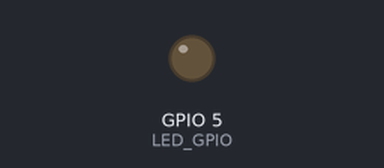
Recording of a sketch running on a simulated ESP32. Parts: output pins drawn as LEDs (lit = HIGH).

Above: at 0.05 s.
At 0.4 s:
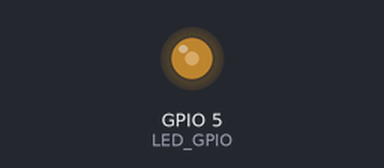
At 0.75 s:
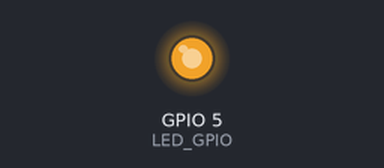
At 1.5 s:
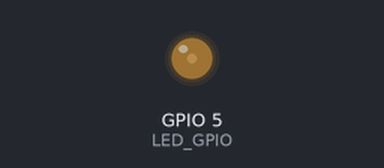
Timing chart, 0 to 3.7 s (numbered marks = the images above):
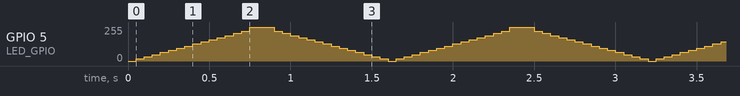

The sketch:

Analog_Write.ino
```cpp
/*
* LAB: 5
* Name: ESP32 PWM LED Control
* Author: Khaled Magdy
* For More Info Visit: www.DeepBlueMbedded.com
*/

#define LED_GPIO   5
#define PWM1_Ch    0
#define PWM1_Res   4
#define PWM1_Freq  5000

int PWM1_DutyCycle = 0;

void setup()
{
  ledcAttachPin(LED_GPIO, PWM1_Ch);
  ledcSetup(PWM1_Ch, PWM1_Freq, PWM1_Res);
}

void loop()
{
  while(PWM1_DutyCycle < 16)
  {
    ledcWrite(PWM1_Ch, PWM1_DutyCycle++);
    delay(50);
  }
  while(PWM1_DutyCycle > 0)
  {
    ledcWrite(PWM1_Ch, PWM1_DutyCycle--);
    delay(50);
  }

//  ledcWrite(PWM1_Ch, 0);
//  delay(3000);
//  ledcWrite(PWM1_Ch, 7);
//  delay(3000);
//  ledcWrite(PWM1_Ch, 15);
//  delay(3000);
}
```
